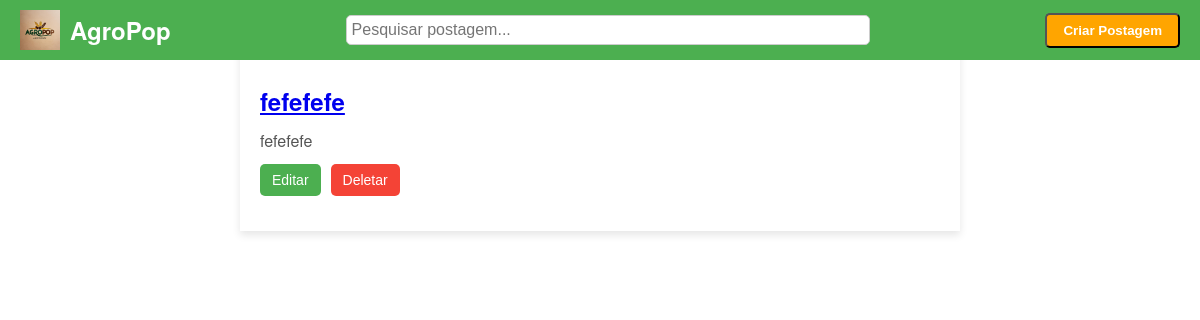
The app's page /, older data.
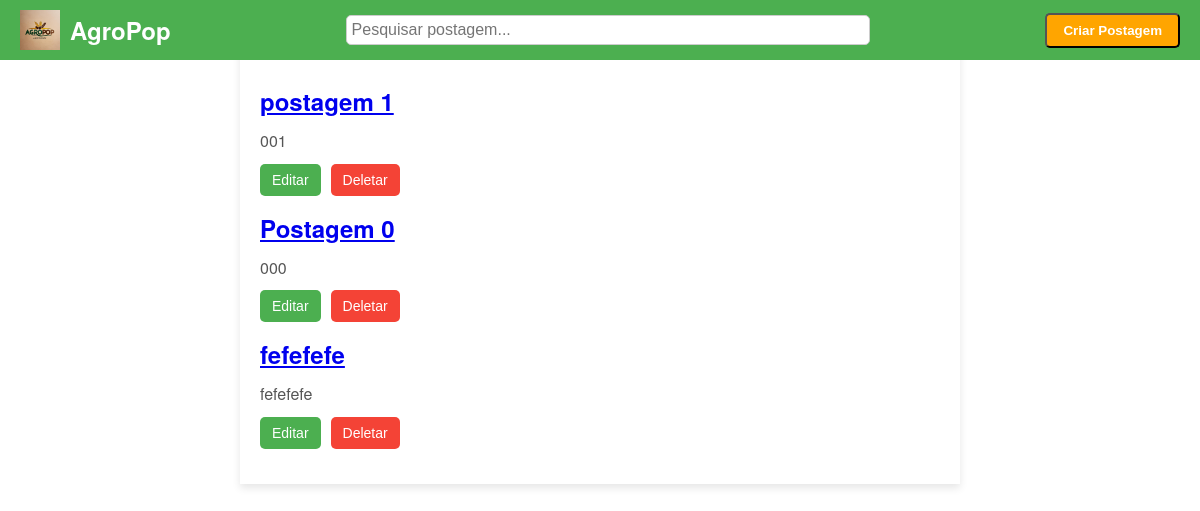
The same page, newer data.
### scicrop/models.py (models this page shows, shortened)
class Post(models.Model):
    title = models.CharField(max_length=200)
    content = models.TextField()
    date_created = models.DateTimeField(auto_now_add=True)

### scicrop/views.py (the view)
# urls.py: path('', views.list_posts, name='list_posts'),  # URL para listagem de posts
def list_posts(request):
    posts = Post.objects.all().order_by('-date_created')
    return  render(request, 'posts/index.html', {'posts': posts})

### scicrop/templates/posts/index.html (shortened to what this page needs)
{% load static %}
<!DOCTYPE html>
<html lang="pt-br">
<head>
    <link rel="stylesheet" href="{% static 'css/style.css' %}">
</head>
<body>
    <header class="header">
        <div class="logo-container">
            <img src="{% static 'assets/AgroPopLogo.jpg' %}" alt="Logo AgroPop" class="logo">
            <h1 class="blog-name">AgroPop</h1>
        </div>
        <div class="search-container">
            <input type="text" placeholder="Pesquisar postagem..." class="search-input">
        </div>
        <div class="create-post-container">
            <button class="create-post-button" id="openPopup_btn"> Criar Postagem</button>
        </div>
    </header>
    <section class="content">
        <h2>Feed</h2>
        <div class="posts">
            {% for post in posts %}
                <div class="post">
                    <h3 class="title">
                        <a href="{% url 'post_detail' title=post.title %}">{{ post.title }}</a>
                    </h3>
                    <p class="text_post">{{ post.content|slice:":200" }}</p>
                    <div class="post-actions">
                        <button class="edit-post" data-id="{{ post.id }}" data-title="{{ post.title }}" data-content="{{ post.content }}">Editar</button>
                        <button class="delete-post" data-id="{{ post.id }}">Deletar</button>
                    </div>
                </div>
            {% empty %}
            <p>Faça uma postagem no AgroPop</p>
            {% endfor %}
        </div>
    </section>
</body>
</html>

Row changes from the older to the newer data that the page shows:
added Post: title "postagem 1", content "001"
added Post: title "Postagem 0", content "000"
